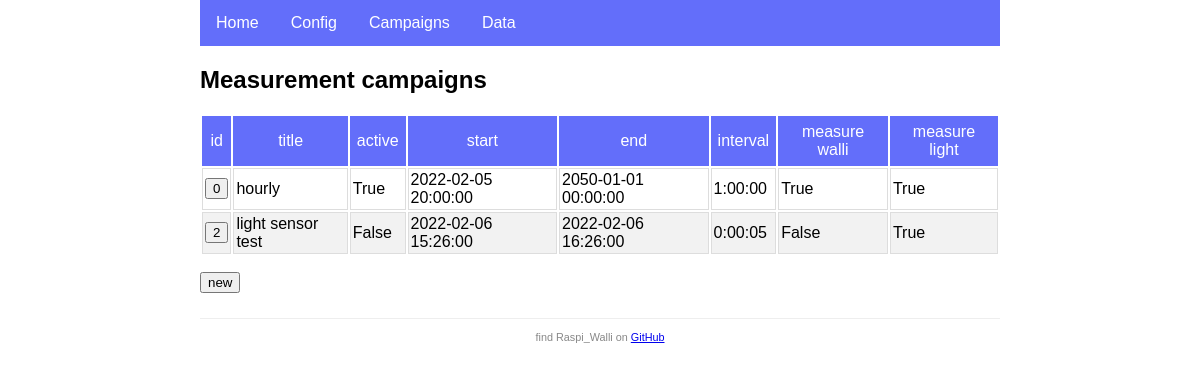
Page /campaigns/ on the committed database.
### app.py (models this page shows, shortened)
class Campaign(db.Model):
    id = db.Column(db.Integer, primary_key=True)
    title = db.Column(db.String(120), nullable=False)
    is_active = db.Column(db.Boolean, default=True)
    start = db.Column(db.DateTime, nullable=False)
    end = db.Column(db.DateTime, nullable=False)
    previous = db.Column(db.DateTime)
    interval = db.Column(db.Interval, nullable=False)
    measure_walli = db.Column(db.Boolean, default=True)
    measure_light = db.Column(db.Boolean, default=True)
    walli_stats = db.relationship('WalliStat', backref='campaign', lazy=True, cascade="all, delete")
    lux_values = db.relationship('LuxValue', backref='campaign', lazy=True, cascade="all, delete")

### app.py (the view)
@app.route('/campaigns/')
def campaigns():
    campaigns = db.session.query(Campaign).all()
    return render_template('campaigns.html', campaigns=campaigns)

### templates/campaigns.html
{% extends 'base.html' %}
{% block content %}
<h2>Measurement campaigns</h2>
<table>
    <thead>
        <tr>
            <th>id</th>
            <th>title</th>
            <th>active</th>
            <th>start</th>
            <th>end</th>
            <th>interval</th>
            <th>measure walli</th>
            <th>measure light</th>
        </tr>
    </thead>
    <tbody>
        {% for cpn in campaigns %}
        <tr>
            <td>
                <a href="edit/{{cpn.id}}/" title="click to edit campaign {{cpn.id}}">
                    <button type="button">{{cpn.id}}</button>
                </a>
            </td>
            <td>{{cpn.title}}</td>
            <td>{{cpn.is_active}}</td>
            <td>{{cpn.start}}</td>
            <td>{{cpn.end}}</td>
            <td>{{cpn.interval}}</td>
            <td>{{cpn.measure_walli}}</td>
            <td>{{cpn.measure_light}}</td>
        </tr>
        {% endfor %}
    </tbody>
</table>
<p>
    <a href="edit">
        <button type="button" title="create a new campaign">new</button>
    </a>
</p>
{% endblock %}

### templates/base.html (shortened to what this page needs)
<!DOCTYPE html>
<html>
<head>
    <link rel="stylesheet" type="text/css" href="{{ url_for('static', filename='style.css' ) }}">
</head>
<body>
<nav>
    <ul>
        <li><a href="{{ url_for('home') }}">Home</a></li>
        <li><a href="{{ url_for('config') }}">Config</a></li>
        <li><a href="{{ url_for('campaigns') }}">Campaigns</a></li>
        <li><a href="{{ url_for('data') }}">Data</a></li>
    </ul>
</nav>
<main>
    {% block content %}{% endblock %}
</main>
<footer>
    <small> find Raspi_Walli on
        <a href="https://github.com/munich-ml/raspi_walli/">GitHub</a>
    </small>
</footer>
</body>
</html>

### static/style.css (style rules this page uses)
* { font-family: Arial, Helvetica, sans-serif; }
body { margin: auto; width: 800px; }
nav ul { list-style-type: none; margin: 0; padding: 0; overflow: hidden; background-color: rgb(99, 110, 250); }
nav li { float: left; }
nav li a { display: block; color: white; text-align: center; padding: 14px 16px; text-decoration: none; }
main { padding: 0; }
footer { font-size: 13px; color: #888; border-top: 1px solid #eee; margin-top: 25px; text-align: center; padding: 10px; }
th { border: 0px; padding: 7px; font-weight: normal; text-align: center; color: white; background-color: rgb(99, 110, 250); }
td { border: 1px solid #ddd; padding: 2px; text-align: left; }
tr:nth-child(even) { background-color: #f2f2f2; }

### rows in the picture
Campaign: id "0", title "hourly", is_active "True", start "2022-02-05 20:00:00", end "2050-01-01 00:00:00", interval "1:00:00", measure_walli "True", measure_light "True"
Campaign: id "2", title "light sensor test", is_active "False", start "2022-02-06 15:26:00", end "2022-02-06 16:26:00", interval "0:00:05", measure_walli "False", measure_light "True"
